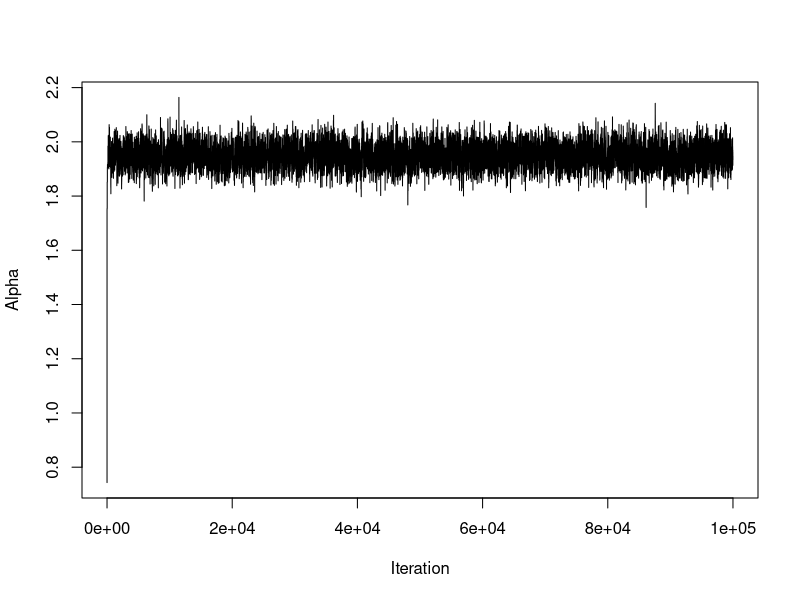
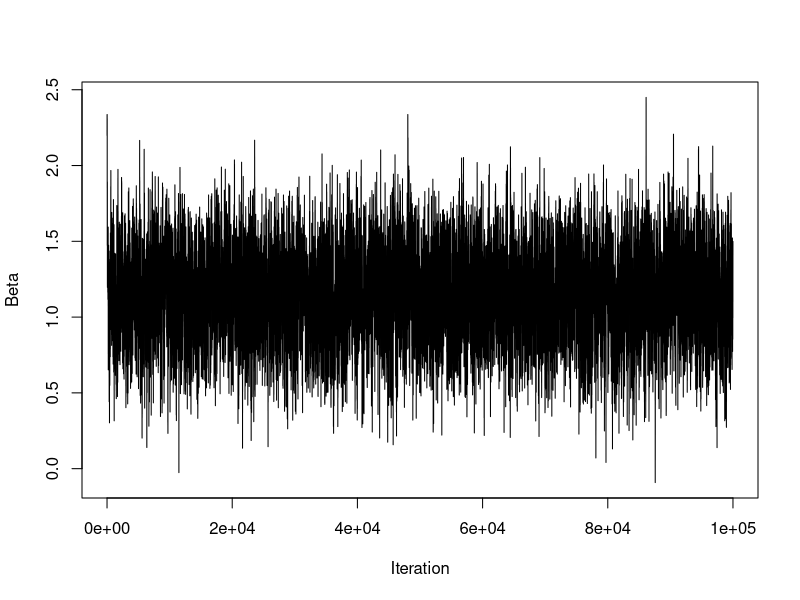
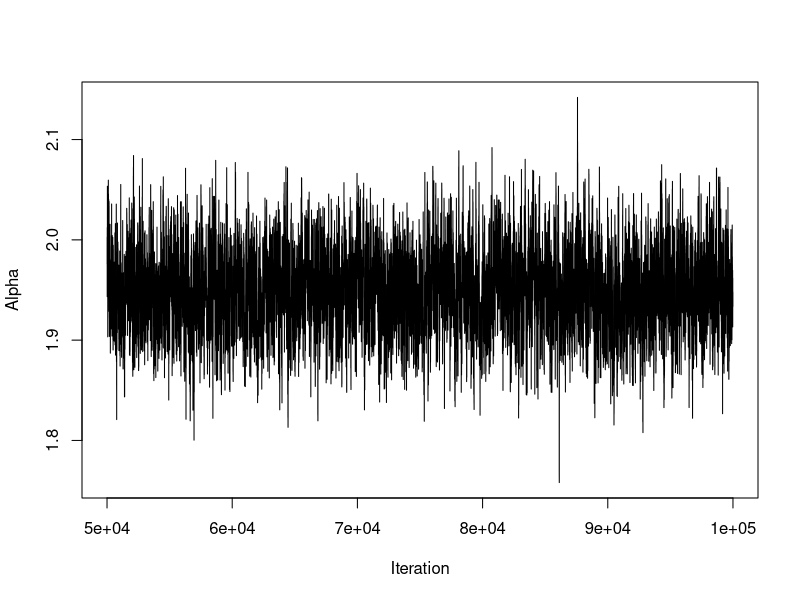
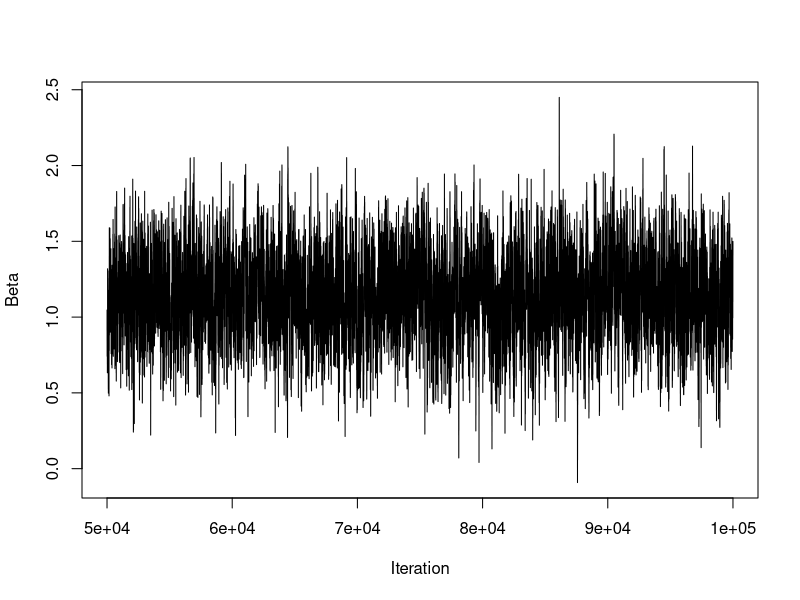
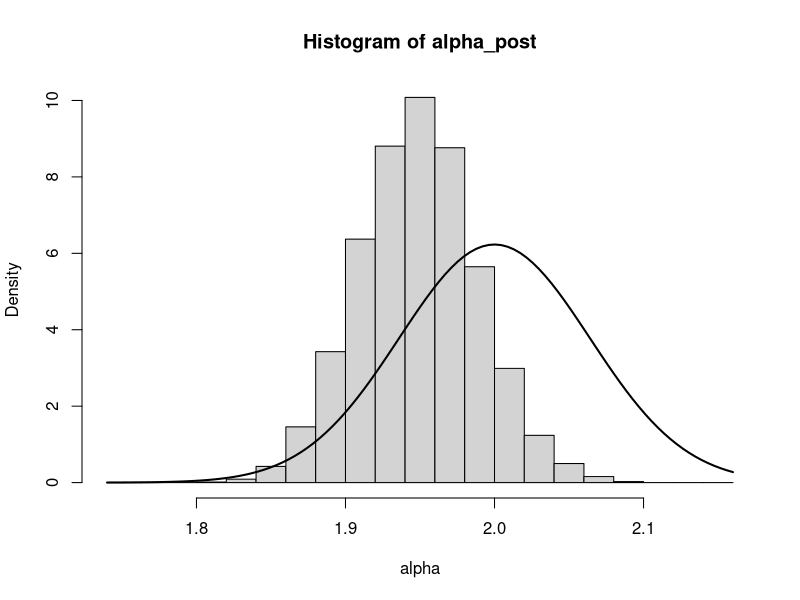
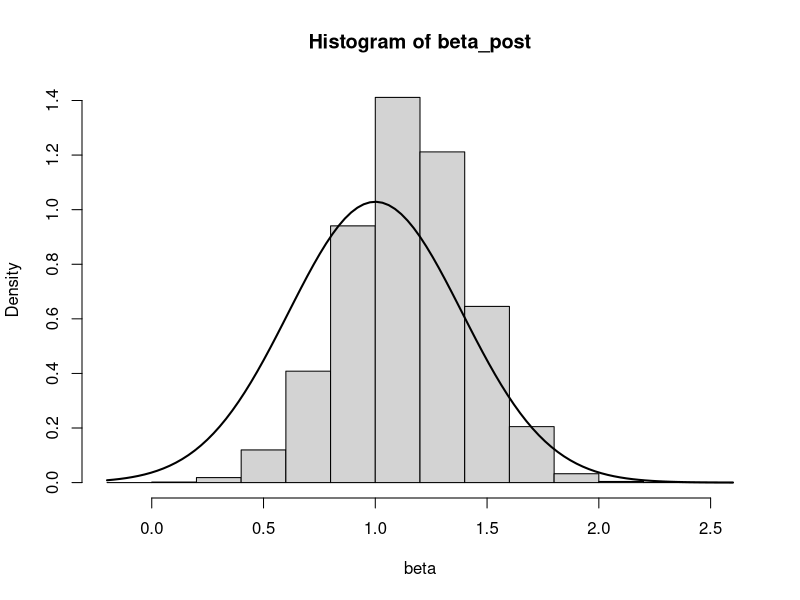

The R script that drew these images, in order:
alpha_true=2
beta_true=1
#sd_true=1
n_samples=48
n_params=2

acc_lower=0.35
acc_upper=0.45

#create sample data by adding normally distributed noise
x=seq(from=0, to=12, by=0.25)
y=alpha_true*x+beta_true+rnorm(length(x), 0, 1)


N=100000 #number of steps in chain
#alpha_values<-matrix(0, N, 1)
#beta_values<-matrix(0, N, 1)
mchain=matrix(0, N, n_params) #set up MC matrix for parameters 

alpha_init<-rnorm(1, 2, 1) #initial guess for alpha (slope)
beta_init<-rnorm(1, 1, 1)
#sigma_init<-rnorm(1, 1, 1)

#alpha_values[, 1]<-alpha_init
#beta_values[, 2]<-beta_init

mchain[1, 1]<-alpha_init
mchain[1, 2]<-beta_init
#mchain[1, 3]<-sigma_init

#define prior distribution
prior=function(param){
   dunif(param, min=-1000, max=1000, log=TRUE)
}

#define proposal distribution to draw guesses from
proposal=function(param, s){
  return(rnorm(1, mean=param, sd=s))
}

#initialise sd
s=matrix(1, 1, n_params)

#initialise accepted values count
count=matrix(0, 1, n_params)

for (t in 2:N){
  for (i in 1:n_params) {
    #tuning sd for proposal distribution
    
    if (t<=N/2 && t%%100==0){
      acc_rate=count[, i]/t
      if (acc_rate<acc_lower){
        scale=acc_lower/acc_rate
        s[, i]=s[, i]/scale}
      if (acc_rate>acc_upper){
        scale=acc_rate/acc_upper
        s[, i]=s[, i]*scale}}
    
    #choose value from proposal density   
    k=proposal(mchain[t-1, i], s[, i])
    
    #alpha likelihood 
    if (i==1){Likelihood_old=sum(dnorm(y, mean=mchain[t-1, i]*x+mchain[t-1, i+1], sd=1, log=T))
    Likelihood_new=sum(dnorm(y, mean=k*x+mchain[t-1, i+1], sd=1, log=T))}
    
    #beta likelihood
    if (i==2){Likelihood_old=sum(dnorm(y, mean=mchain[t, i-1]*x+mchain[t-1, i], sd=1, log=T)) 
    Likelihood_new=sum(dnorm(y, mean=mchain[t, i-1]*x+k, sd=1, log=T))}
    
    #sigma likelihood
    # if (i==3){Likelihood_old=sum(dnorm(y, mean=mchain[t, i-2]*x+mchain[t, i-1], sd=log(mchain[t-1, i]), log=T))
    #Likelihood_new=sum(dnorm(y, mean=mchain[t, i-2]*x+mchain[t, i-1], sd=log(k), log=T))}
    
    #calculate priors
    Prior_new=prior(k)
    Prior_old=prior(mchain[t-1, i])
    
    #calculate posteriors
    Posterior_new=Likelihood_new+Prior_new
    Posterior_old=Likelihood_old+Prior_old
    
    #calculate acceptance probability
    #a=min(1, exp(Posterior_new-Posterior_old))
    log_a=min(0, Posterior_new-Posterior_old)
    
    #choose random value from uniform distribution
    u=runif(1, 0, 1)
    log_u=log(u)
    
    if (log_a>log_u) {
      mchain[t, i]=k
      count[, i]=count[, i]+1
      } 
    else {
      mchain[t, i]=mchain[t-1, i]
    }
    #if (log_a>log_u) {
    #if (i==1 || i==2){
    
     # mchain[t, i]=k
    #  count[, i]=count[, i]+1}
    #if (i==3){
    #mchain[t, i]=exp(k)
    #}
    #} 
    #else {
      #mchain[t, i]=mchain[t-1, i]
    #} 
  }
}

#trace plots
plot(1:N, mchain[, 1], type="l", xlab="Iteration", ylab="Alpha")
plot(1:N, mchain[, 2], type="l", xlab="Iteration", ylab="Beta")

#remove burn-in iterations
data=mchain[50001:N, ]
alpha_post=data[, 1]
beta_post=data[, 2]

#trace plots without burn-in
plot(50001:N, alpha_post, type="l", xlab="Iteration", ylab="Alpha")
plot(50001:N, beta_post, type="l", xlab="Iteration", ylab="Beta")

hist(alpha_post, freq=F, xlab="alpha")
curve(dnorm(x,mean=2, sd=s[, 1]), add=TRUE, lwd=2)

hist(beta_post, freq=F, xlab="beta")
curve(dnorm(x,mean=1, sd=s[, 2]), add=TRUE, lwd=2)

#acceptance rates
acceptance_alpha=count[, 1]/N
acceptance_beta=count[, 2]/N

#Extra test lines

